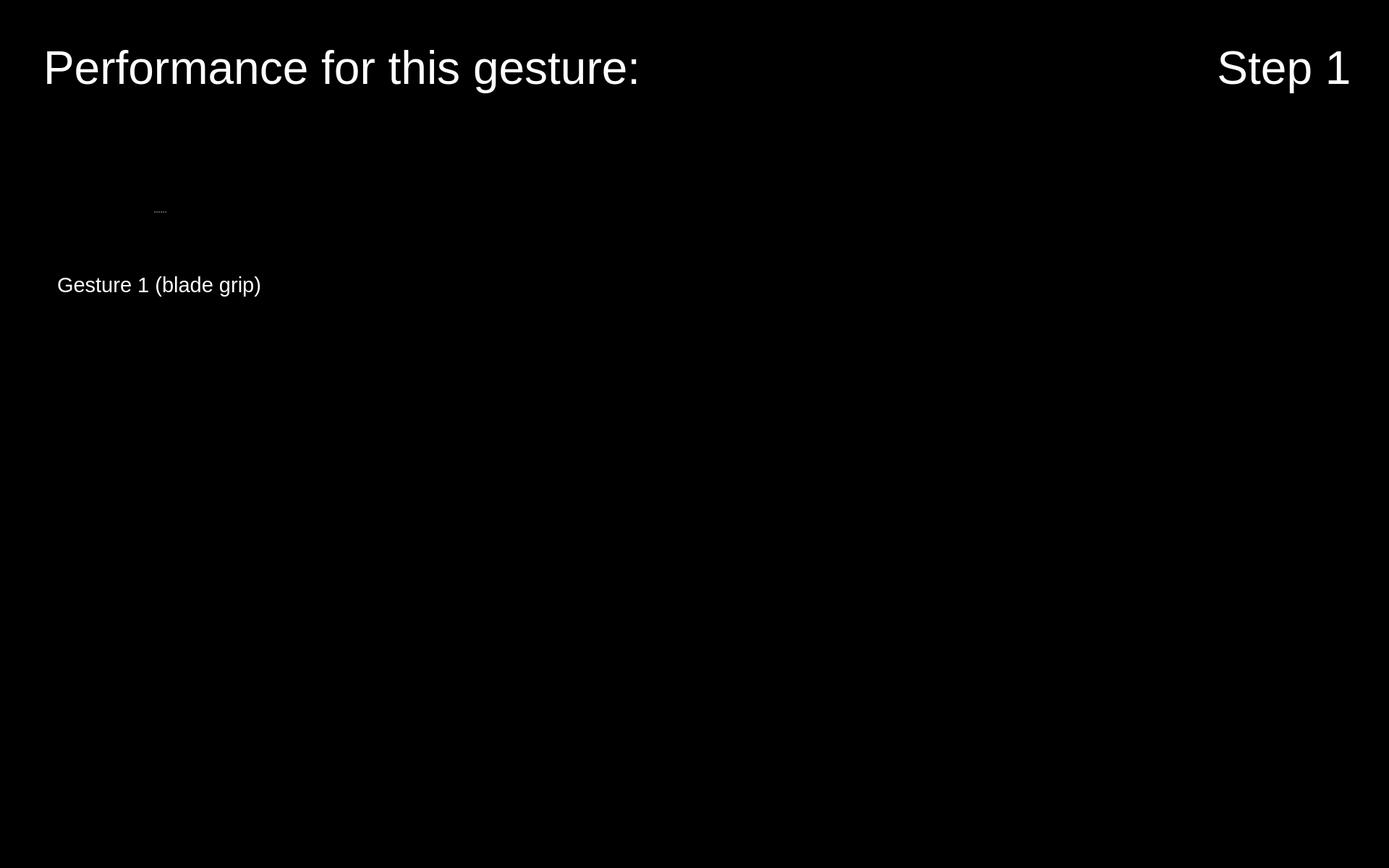
<?xml version="1.0" encoding="UTF-8"?>
<ui version="4.0">
 <class>Form</class>
 <widget class="QWidget" name="Form">
  <property name="geometry">
   <rect>
    <x>0</x>
    <y>0</y>
    <width>1920</width>
    <height>1200</height>
   </rect>
  </property>
  <property name="maximumSize">
   <size>
    <width>1920</width>
    <height>1200</height>
   </size>
  </property>
  <property name="windowTitle">
   <string>Form</string>
  </property>
  <property name="styleSheet">
   <string notr="true">background-color: rgb(0, 0, 0);</string>
  </property>
  <widget class="QLabel" name="label_plot_1">
   <property name="geometry">
    <rect>
     <x>490</x>
     <y>180</y>
     <width>850</width>
     <height>340</height>
    </rect>
   </property>
   <property name="maximumSize">
    <size>
     <width>1200</width>
     <height>480</height>
    </size>
   </property>
   <property name="font">
    <font>
     <pointsize>48</pointsize>
    </font>
   </property>
   <property name="styleSheet">
    <string notr="true">color: rgb(255, 255, 255);</string>
   </property>
   <property name="text">
    <string/>
   </property>
   <property name="scaledContents">
    <bool>true</bool>
   </property>
  </widget>
  <widget class="QLabel" name="icon_newbie_1">
   <property name="enabled">
    <bool>true</bool>
   </property>
   <property name="geometry">
    <rect>
     <x>490</x>
     <y>380</y>
     <width>100</width>
     <height>100</height>
    </rect>
   </property>
   <property name="sizePolicy">
    <sizepolicy hsizetype="Preferred" vsizetype="Preferred">
     <horstretch>0</horstretch>
     <verstretch>0</verstretch>
    </sizepolicy>
   </property>
   <property name="maximumSize">
    <size>
     <width>100</width>
     <height>100</height>
    </size>
   </property>
   <property name="text">
    <string/>
   </property>
   <property name="pixmap">
    <pixmap resource="resources/res.qrc">:/img/Icon User.png</pixmap>
   </property>
   <property name="scaledContents">
    <bool>true</bool>
   </property>
  </widget>
  <widget class="QLabel" name="icon_expert_1">
   <property name="enabled">
    <bool>true</bool>
   </property>
   <property name="geometry">
    <rect>
     <x>490</x>
     <y>220</y>
     <width>100</width>
     <height>100</height>
    </rect>
   </property>
   <property name="sizePolicy">
    <sizepolicy hsizetype="Preferred" vsizetype="Preferred">
     <horstretch>0</horstretch>
     <verstretch>0</verstretch>
    </sizepolicy>
   </property>
   <property name="maximumSize">
    <size>
     <width>100</width>
     <height>100</height>
    </size>
   </property>
   <property name="text">
    <string/>
   </property>
   <property name="pixmap">
    <pixmap resource="resources/res.qrc">:/img/Icon Expert.png</pixmap>
   </property>
   <property name="scaledContents">
    <bool>true</bool>
   </property>
  </widget>
  <widget class="QPushButton" name="button_exit">
   <property name="enabled">
    <bool>true</bool>
   </property>
   <property name="geometry">
    <rect>
     <x>1760</x>
     <y>1040</y>
     <width>150</width>
     <height>150</height>
    </rect>
   </property>
   <property name="minimumSize">
    <size>
     <width>81</width>
     <height>81</height>
    </size>
   </property>
   <property name="maximumSize">
    <size>
     <width>150</width>
     <height>150</height>
    </size>
   </property>
   <property name="cursor">
    <cursorShape>OpenHandCursor</cursorShape>
   </property>
   <property name="focusPolicy">
    <enum>Qt::WheelFocus</enum>
   </property>
   <property name="contextMenuPolicy">
    <enum>Qt::DefaultContextMenu</enum>
   </property>
   <property name="icon">
    <iconset resource="resources/res.qrc">
     <normaloff>:/buttons/Button Exit.svg</normaloff>:/buttons/Button Exit.svg</iconset>
   </property>
   <property name="iconSize">
    <size>
     <width>144</width>
     <height>144</height>
    </size>
   </property>
   <property name="autoDefault">
    <bool>false</bool>
   </property>
   <property name="default">
    <bool>false</bool>
   </property>
   <property name="flat">
    <bool>true</bool>
   </property>
  </widget>
  <widget class="QPushButton" name="button_nav_right">
   <property name="enabled">
    <bool>true</bool>
   </property>
   <property name="geometry">
    <rect>
     <x>960</x>
     <y>560</y>
     <width>150</width>
     <height>150</height>
    </rect>
   </property>
   <property name="minimumSize">
    <size>
     <width>81</width>
     <height>81</height>
    </size>
   </property>
   <property name="maximumSize">
    <size>
     <width>150</width>
     <height>150</height>
    </size>
   </property>
   <property name="cursor">
    <cursorShape>OpenHandCursor</cursorShape>
   </property>
   <property name="focusPolicy">
    <enum>Qt::WheelFocus</enum>
   </property>
   <property name="contextMenuPolicy">
    <enum>Qt::DefaultContextMenu</enum>
   </property>
   <property name="layoutDirection">
    <enum>Qt::LeftToRight</enum>
   </property>
   <property name="autoFillBackground">
    <bool>false</bool>
   </property>
   <property name="styleSheet">
    <string notr="true"/>
   </property>
   <property name="icon">
    <iconset resource="resources/res.qrc">
     <normaloff>:/buttons/Button Right.svg</normaloff>:/buttons/Button Right.svg</iconset>
   </property>
   <property name="iconSize">
    <size>
     <width>144</width>
     <height>144</height>
    </size>
   </property>
   <property name="autoDefault">
    <bool>false</bool>
   </property>
   <property name="default">
    <bool>false</bool>
   </property>
   <property name="flat">
    <bool>true</bool>
   </property>
  </widget>
  <widget class="QPushButton" name="button_nav_left">
   <property name="enabled">
    <bool>true</bool>
   </property>
   <property name="geometry">
    <rect>
     <x>800</x>
     <y>560</y>
     <width>150</width>
     <height>150</height>
    </rect>
   </property>
   <property name="minimumSize">
    <size>
     <width>81</width>
     <height>81</height>
    </size>
   </property>
   <property name="maximumSize">
    <size>
     <width>150</width>
     <height>150</height>
    </size>
   </property>
   <property name="cursor">
    <cursorShape>OpenHandCursor</cursorShape>
   </property>
   <property name="focusPolicy">
    <enum>Qt::WheelFocus</enum>
   </property>
   <property name="contextMenuPolicy">
    <enum>Qt::DefaultContextMenu</enum>
   </property>
   <property name="layoutDirection">
    <enum>Qt::LeftToRight</enum>
   </property>
   <property name="autoFillBackground">
    <bool>false</bool>
   </property>
   <property name="styleSheet">
    <string notr="true"/>
   </property>
   <property name="icon">
    <iconset resource="resources/res.qrc">
     <normaloff>:/buttons/Button Left.svg</normaloff>:/buttons/Button Left.svg</iconset>
   </property>
   <property name="iconSize">
    <size>
     <width>144</width>
     <height>144</height>
    </size>
   </property>
   <property name="autoDefault">
    <bool>false</bool>
   </property>
   <property name="default">
    <bool>false</bool>
   </property>
   <property name="flat">
    <bool>true</bool>
   </property>
  </widget>
  <widget class="QLabel" name="icon_reaction_1">
   <property name="enabled">
    <bool>true</bool>
   </property>
   <property name="geometry">
    <rect>
     <x>1400</x>
     <y>250</y>
     <width>200</width>
     <height>200</height>
    </rect>
   </property>
   <property name="sizePolicy">
    <sizepolicy hsizetype="Preferred" vsizetype="Preferred">
     <horstretch>0</horstretch>
     <verstretch>0</verstretch>
    </sizepolicy>
   </property>
   <property name="maximumSize">
    <size>
     <width>200</width>
     <height>200</height>
    </size>
   </property>
   <property name="text">
    <string/>
   </property>
   <property name="scaledContents">
    <bool>true</bool>
   </property>
  </widget>
  <widget class="QLabel" name="image_step">
   <property name="geometry">
    <rect>
     <x>1650</x>
     <y>170</y>
     <width>250</width>
     <height>250</height>
    </rect>
   </property>
   <property name="font">
    <font>
     <pointsize>48</pointsize>
    </font>
   </property>
   <property name="styleSheet">
    <string notr="true">color: rgb(255, 255, 255);</string>
   </property>
   <property name="text">
    <string/>
   </property>
   <property name="pixmap">
    <pixmap resource="resources/res.qrc">:/detected steps/Detected Step1_Button.png</pixmap>
   </property>
   <property name="alignment">
    <set>Qt::AlignCenter</set>
   </property>
   <property name="wordWrap">
    <bool>true</bool>
   </property>
  </widget>
  <widget class="QLabel" name="label_text_step">
   <property name="geometry">
    <rect>
     <x>1650</x>
     <y>20</y>
     <width>250</width>
     <height>150</height>
    </rect>
   </property>
   <property name="font">
    <font>
     <family>Arial</family>
     <pointsize>48</pointsize>
     <weight>9</weight>
     <italic>false</italic>
     <bold>false</bold>
    </font>
   </property>
   <property name="styleSheet">
    <string notr="true">font: 75 48pt &quot;Arial&quot;;
color: rgb(255, 255, 255);</string>
   </property>
   <property name="text">
    <string>Step 1</string>
   </property>
   <property name="textFormat">
    <enum>Qt::RichText</enum>
   </property>
   <property name="alignment">
    <set>Qt::AlignCenter</set>
   </property>
   <property name="wordWrap">
    <bool>true</bool>
   </property>
  </widget>
  <widget class="QSplitter" name="splitter_2">
   <property name="geometry">
    <rect>
     <x>60</x>
     <y>210</y>
     <width>320</width>
     <height>282</height>
    </rect>
   </property>
   <property name="orientation">
    <enum>Qt::Vertical</enum>
   </property>
   <widget class="QLabel" name="image_required_1">
    <property name="maximumSize">
     <size>
      <width>320</width>
      <height>240</height>
     </size>
    </property>
    <property name="text">
     <string/>
    </property>
    <property name="pixmap">
     <pixmap resource="resources/res.qrc">:/img/right_step1_gesture1.png</pixmap>
    </property>
    <property name="scaledContents">
     <bool>true</bool>
    </property>
   </widget>
   <widget class="QLabel" name="text_required_1">
    <property name="font">
     <font>
      <family>Arial</family>
      <pointsize>22</pointsize>
      <weight>9</weight>
      <italic>false</italic>
      <bold>false</bold>
     </font>
    </property>
    <property name="styleSheet">
     <string notr="true">font: 75 22pt &quot;Arial&quot;;
color: rgb(255, 255, 255);</string>
    </property>
    <property name="text">
     <string>Gesture 1 (blade grip)</string>
    </property>
    <property name="textFormat">
     <enum>Qt::PlainText</enum>
    </property>
    <property name="alignment">
     <set>Qt::AlignCenter</set>
    </property>
    <property name="wordWrap">
     <bool>true</bool>
    </property>
   </widget>
  </widget>
  <widget class="QLabel" name="label_trouble">
   <property name="geometry">
    <rect>
     <x>60</x>
     <y>20</y>
     <width>1280</width>
     <height>150</height>
    </rect>
   </property>
   <property name="font">
    <font>
     <family>Arial</family>
     <pointsize>48</pointsize>
     <weight>9</weight>
     <italic>false</italic>
     <bold>false</bold>
    </font>
   </property>
   <property name="styleSheet">
    <string notr="true">font: 75 48pt &quot;Arial&quot;;
color: rgb(255, 255, 255);</string>
   </property>
   <property name="text">
    <string>Performance for this gesture:</string>
   </property>
   <property name="textFormat">
    <enum>Qt::RichText</enum>
   </property>
   <property name="alignment">
    <set>Qt::AlignLeading|Qt::AlignLeft|Qt::AlignVCenter</set>
   </property>
   <property name="wordWrap">
    <bool>true</bool>
   </property>
  </widget>
 </widget>
 <resources>
  <include location="resources/res.qrc"/>
 </resources>
 <connections/>
</ui>
